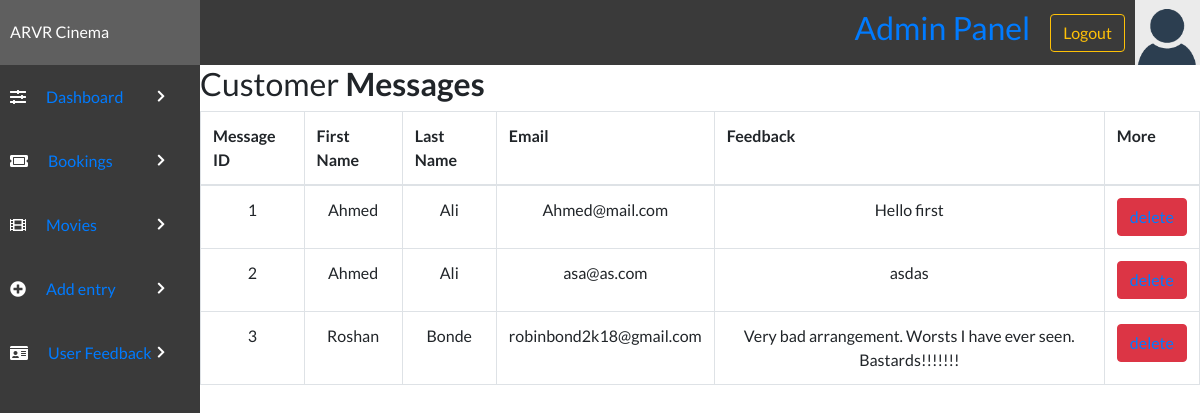
Page /admin/contactus.php on the earlier database version.
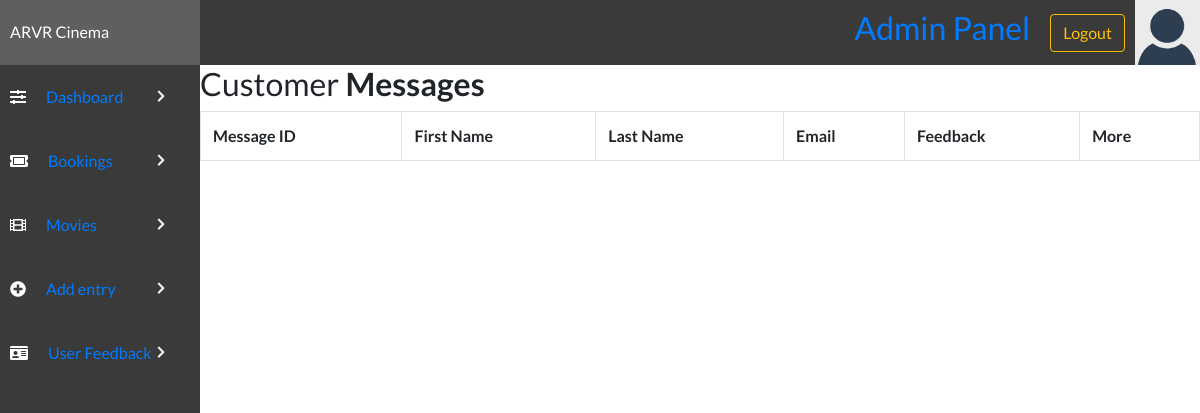
Same page on the later database version.
### tables this page shows
CREATE TABLE `feedbacktable` (
  `msgID` int(12) NOT NULL,
  `senderfName` varchar(50) NOT NULL,
  `senderlName` varchar(50) DEFAULT NULL,
  `sendereMail` varchar(100) NOT NULL,
  `senderfeedback` varchar(500) DEFAULT NULL
);

### admin/contactus.php (the view, shortened to what this page needs)
<!DOCTYPE html>
<html lang="en">
<head>
    <link rel="stylesheet" href="../style/styles.css">
    <link rel="stylesheet" href="https://use.fontawesome.com/releases/v5.7.2/css/all.css">
    <link rel="stylesheet" href="https://maxcdn.bootstrapcdn.com/bootstrap/4.0.0/css/bootstrap.min.css">
</head>
<body>
    <?php include('header.php'); ?>
    <div class="admin-container">
        <?php include('sidebar.php'); ?>
        <div class="container-lg">
            <div class="table-responsive">
                <div class="table-wrapper">
                    <div class="table-title">
                        <div class="row">
                            <div class="col-sm-8">
                                <h2>Customer <b>Messages</b></h2>
                            </div>
                        </div>
                    </div>
                    <table class="table table-bordered" id="dataTable" width="100%" cellspacing="0">
                        <tr>
                            <th>Message ID</th>
                            <th>First Name</th>
                            <th>Last Name</th>
                            <th>Email</th>
                            <th>Feedback</th>
                            <th>More</th>
                        </tr>
                        <tbody>
                            <?php
                            $host = "localhost";
                            $user = "root";
                            $password = "";
                            $dbname = "cinema_db";
                            $con = mysqli_connect($host, $user, $password, $dbname);
                            $select = "SELECT * FROM `feedbacktable`";
                            $run = mysqli_query($con, $select);
                            while ($row = mysqli_fetch_array($run)) {
                                $id = $row['msgID'];
                                $firstname = $row['senderfName'];
                                $lastname = $row['senderlName'];
                                $email = $row['sendereMail'];
                                $message = $row['senderfeedback'];
                            ?>
                                <tr align="center">
                                    <td><?php echo $id; ?></td>
                                    <td><?php echo $firstname; ?></td>
                                    <td><?php echo $lastname; ?></td>
                                    <td><?php echo $email; ?></td>
                                    <td><?php echo $message; ?></td>
                                    <td><button value="Book Now!" type="submit" onclick="" type="button" class="btn btn-danger"><?php echo  "<a href='Deletecontact.php?id=" . $row['msgID'] . "'>delete</a>"; ?></button></td>
                                </tr>
                            <?php }
                            ?>
                        </tbody>
                    </table>
                </div>
            </div>
        </div>
    </div>
</body>
</html>

### admin/header.php (shortened to what this page needs)
<div class="admin-section-header">
        <div class="admin-logo">
            ARVR Cinema
        </div>
        <div class="admin-login-info">
            <div style="padding: 0 20px;">
                <h2><a href="#">Admin Panel</a></h2>
            </div>
            <form method='post' action="">
                <input type="submit" value="Logout" class="btn btn-outline-warning" name="but_logout">
            </form>
            <img class="admin-user-avatar" src="../img/avatar.png" alt="">
        </div>
</div>

### admin/sidebar.php
<div class="admin-section admin-section1">
    <ul>
        <li><i class="fas fa-sliders-h"></i><a href="admin.php">Dashboard </a><i class="fas admin-dropdown fa-chevron-right"></i></li>
        <li><i class="fas fa-ticket-alt"></i><a href="view.php">Bookings</a> <i class="fas admin-dropdown fa-chevron-right"></i></li>
        <li><i class="fas fa-film"></i><a href="addmovie.php">Movies</a> <i class="fas admin-dropdown fa-chevron-right"></i></a></li>
        <li><i class="fas fa-plus-circle"></i><a href="add.php">Add entry</a> <i class="fas admin-dropdown fa-chevron-right"></i></a></li>
        <li><i class="fas fa-id-card"></i><a href="contactus.php">User Feedback</a> <i class="fas admin-dropdown fa-chevron-right"></i></a></li>
    </ul>
</div>

### style/styles.css (style rules this page uses)
* { margin: 0; padding: 0; box-sizing: border-box; font-family: "Lato", sans-serif; text-decoration: none; color: unset; }
.admin-dropdown { float: right; font-style: normal; margin-left: 3px; font-size: 13px; position: absolute; right: 15px; top: 25px; margin: 0; }
.admin-section-header { color: #fff; width: 100%; background-color: #3a3a3a; display: grid; grid-template-columns: 1fr 5fr; }
.admin-user-avatar { width: 65px; }
.admin-login-info { display: flex; align-items: center; justify-content: flex-end; }
.admin-login-info img { margin-left: 10px; }
.admin-logo { padding: 20px 10px; background-color: #5f5f5f; }
.admin-container { display: grid; grid-template-columns: 1fr 5fr; }
.admin-section1 { background-color: #3a3a3a; height: 100vh; }
.admin-section1 ul li { width: 100%; padding: 20px 10px; background-color: #3a3a3a; color: #fff; transition: all 0.3s ease; position: relative; cursor: pointer; }
.admin-section1 ul li i { margin-right: 20px; }

Differences in the rows shown:
removed feedbacktable: msgID "1", senderfName "Ahmed", senderlName "Ali", sendereMail "Ahmed@mail.com", senderfeedback "Hello first"
removed feedbacktable: msgID "2", senderfName "Ahmed", senderlName "Ali", sendereMail "asa@as.com", senderfeedback "asdas"
removed feedbacktable: msgID "3", senderfName "Roshan", senderlName "Bonde", sendereMail "robinbond2k18@gmail.com", senderfeedback "Very bad arrangement. Worsts I have ever seen. Bastards!!!!!!!"
